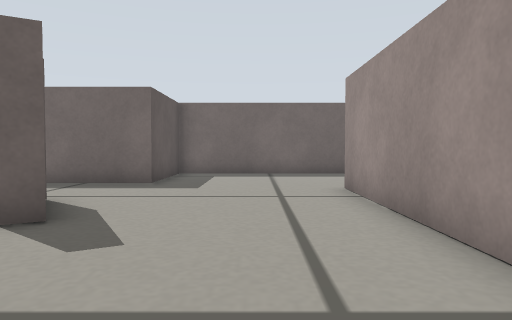
View 1 (above)

18 first-person views from a walk through a world built for the Gazebo simulator. The camera is 0.19 m above the floor, tilts 2° down and sees 70° across. The floor is counted in squares, 0.2 m on a side. Each view is taken from the middle of a square. On the plan, view 1 faces up. The plan holds only what a view shows up to about 13 squares ahead; the rest is blank.

View 2
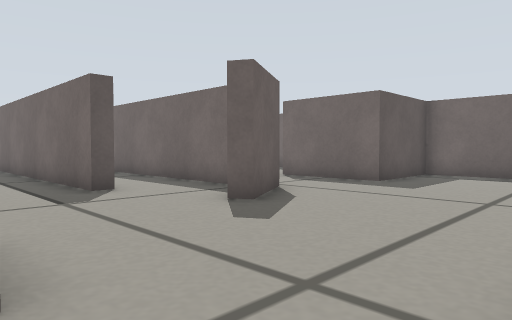

View 3
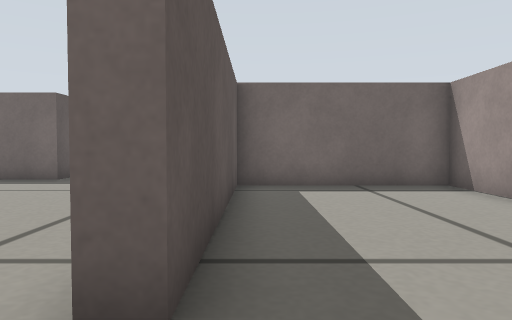

View 4
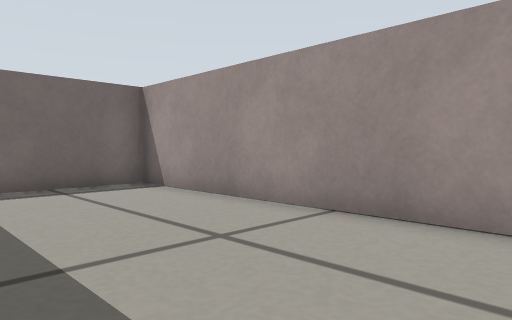

View 5
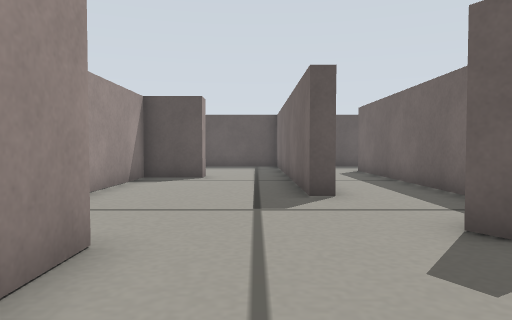

View 6
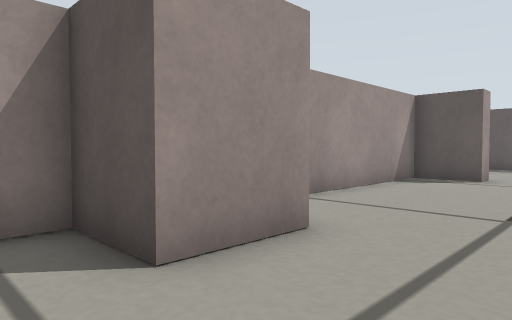

View 7
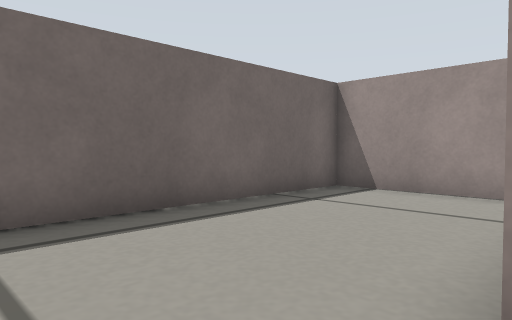

View 8
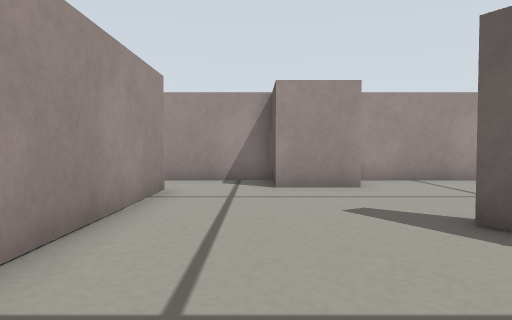

View 9
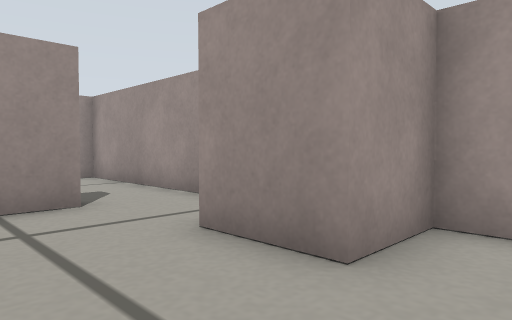

View 10
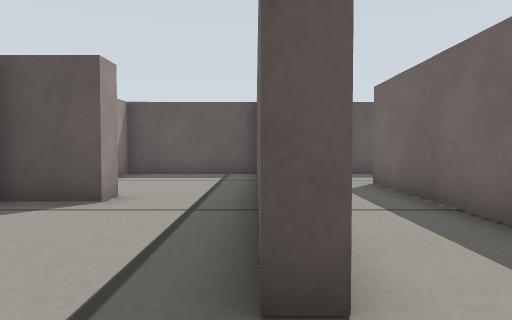

View 11
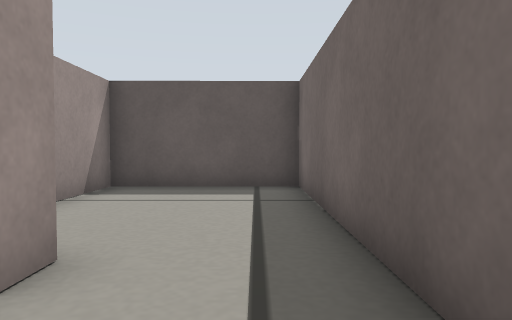

View 12
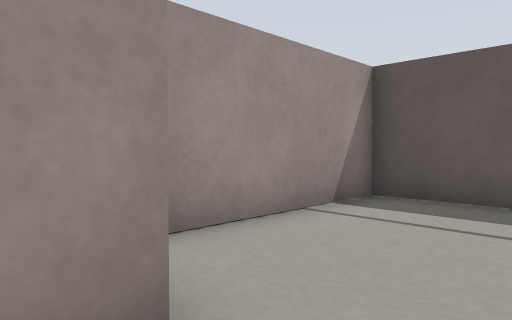

View 13
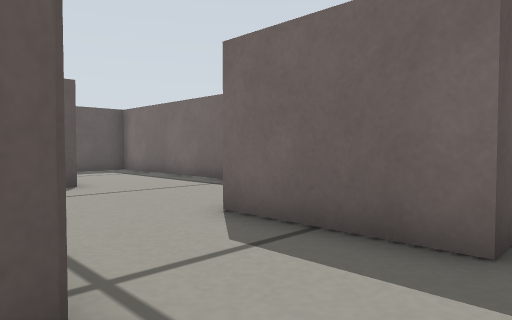

View 14
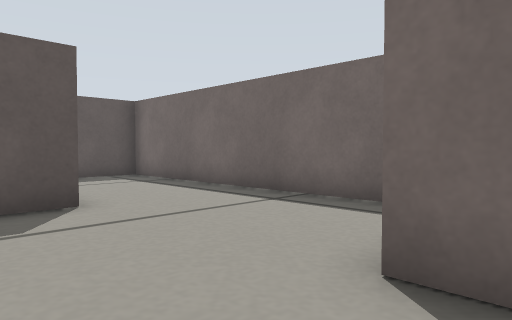

View 15
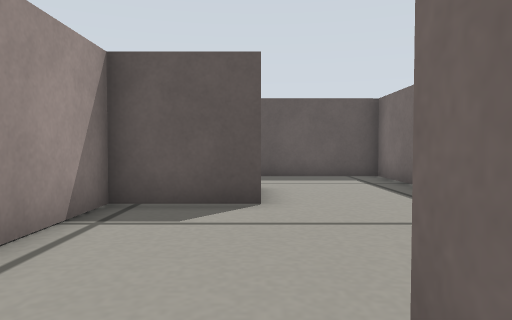

View 16
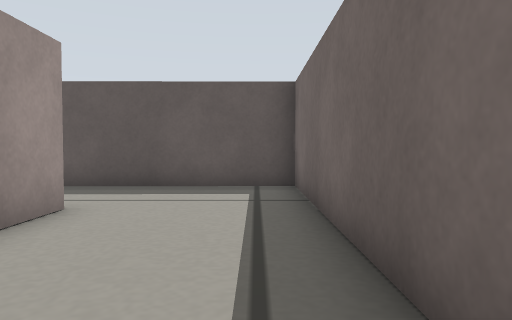

View 17
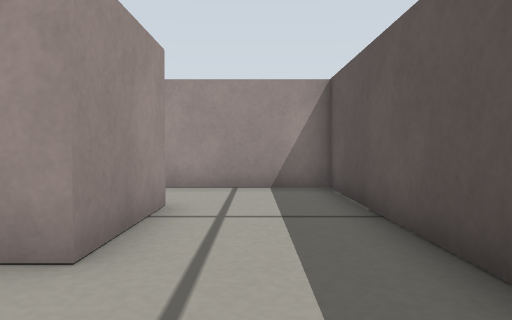

View 18
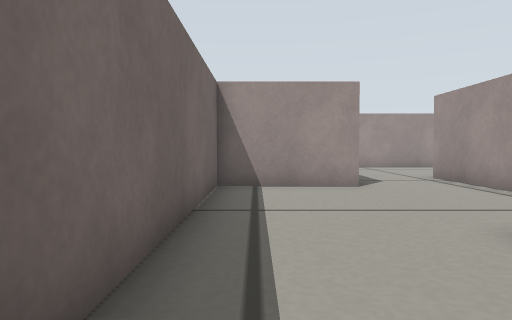

### Floor plan
Ten units are one square. View 1 is at (0, 0); x grows to the right and y downward. Boxes are objects, and circles mark ways between rooms. Rooms are numbered by the first view taken in them; rooms with no view inside come last. Other rooms are left out.
<svg viewBox="-173 -134 255 154">
<path fill="none" stroke="#000" d="M-50 -61 -65 -61M-65 -66 -38 -66 -27 -46 -31 -43M-60 -36 -60 -30 -95 -30M20 -9 20 -85M77 -94 77 -129 -27 -129 -27 -95 -62 -95M-103 -4 -103 15 -25 15 -25 -4 -5 -4 -5 15 15 15M25 -76 25 -9 20 -9M15 15 76 15 77 -79 25 -79M-111 -4 -103 -4M-95 -30 -167 -30 -167 15 -120 15M-110 -91 -110 -66 -65 -66M-65 -61 -135 -61 -135 -91 -121 -91M-62 -95 -62 -129 -168 -129 -167 -35 -129 -35"/>
<circle cx="20" cy="5" r="3" fill="#2a7"/>
<circle cx="-105" cy="-15" r="3" fill="#2a7"/>
<circle cx="-60" cy="-65" r="3" fill="#2a7"/>
<text x="-10" y="-60">1</text>
<text x="50" y="-30">2</text>
<text x="-130" y="-10">3</text>
<text x="-100" y="-80">4</text>
</svg>
Room 1 opens to room 2. Room 1 opens to room 3. Room 1 opens to room 4.

Where each view was taken, in squares from view 1:
view 1: 0 up, 0 right, facing up
view 2: 0 up, 2 right, facing up-left
view 3: 1 down, 3 right, facing up
view 4: 1 down, 3 right, facing up-right
view 5: 2 up, 1 right, facing left
view 6: 3 up, 1 right, facing down-left
view 7: 8 up, 0 right, facing up-right
view 8: 9 up, 0 right, facing down
view 9: 3 up, 4 left, facing down-right
view 10: 3 up, 4 left, facing left
view 11: 2 up, 8 left, facing left
view 12: 2 up, 10 left, facing down-left
view 13: 6 up, 2 left, facing up-left
view 14: 7 up, 5 left, facing up-left
view 15: 9 up, 5 left, facing left
view 16: 12 up, 8 left, facing left
view 17: 12 up, 15 left, facing down
view 18: 12 up, 15 left, facing right
